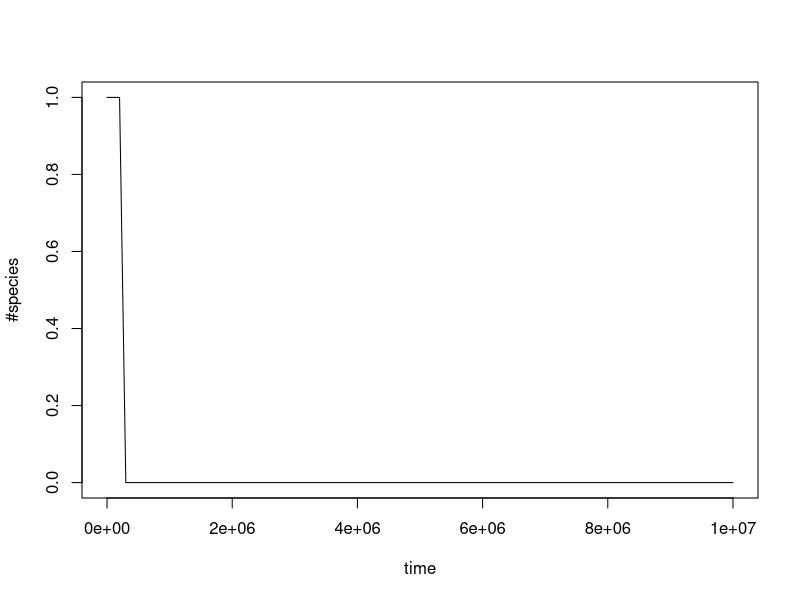

Source code (R):
rm(list = ls())

species <- function(PE,PS) {
  t_max <- 1e7 # 10 milion, length of simulation
  time_step <- 1e5 # 100,000, length of one time-step
  step_count <- t_max/time_step # Total number of time_steps
  N_save <- rep(0,step_count+1) # save also for t=0
  # Start w ith one species:
  N <- 1
  N_save[1] <- N
  for (i in 1:step_count) {
    survivors <- sum(runif(N)<(1-PE))
    new_species <- sum(runif(survivors)<PS)
    N <- survivors + new_species
    N_save[i+1] <- N
    if(N<=0){
      break # This is important! Otherw ise the loop on line 14 may run backw ards!
    }
  }
  # Plot the dynamics on the right time-scale:
  plot(time_step*(0:step_count),N_save,type='l',xlab='time',ylab='#species')
  return(N)
}

species(0.1,0.2)

